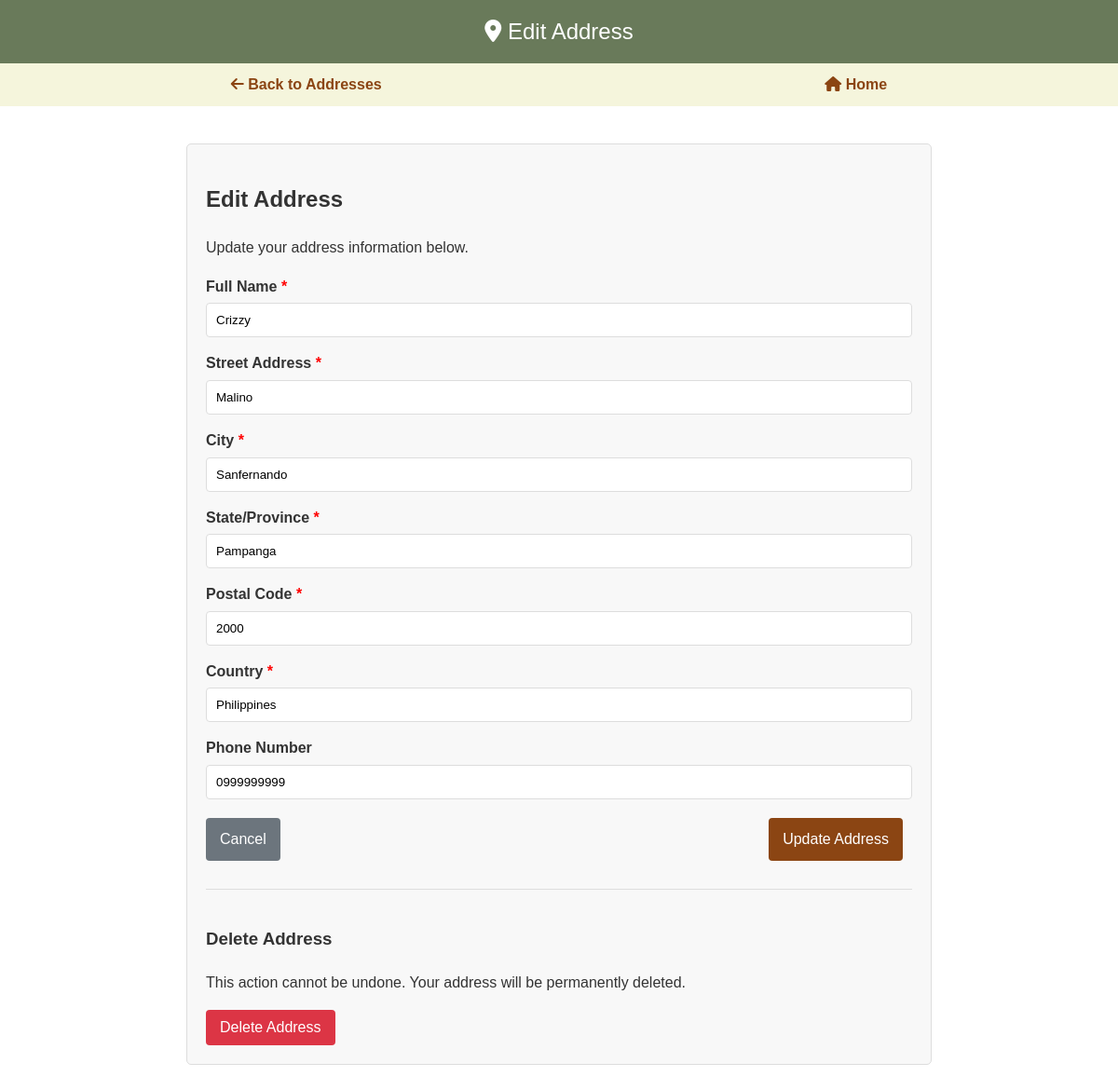
/edit_address.php?id=5 (signed in), run on the app's committed database.
### tables this page shows
CREATE TABLE `addresses` (
  `id` int(11) NOT NULL,
  `user_id` int(11) NOT NULL,
  `full_name` varchar(100) NOT NULL,
  `street_address` varchar(255) NOT NULL,
  `city` varchar(100) NOT NULL,
  `state` varchar(100) NOT NULL,
  `postal_code` varchar(20) NOT NULL,
  `country` varchar(100) NOT NULL,
  `phone_number` varchar(20) DEFAULT NULL,
  `is_default` tinyint(1) DEFAULT 0,
  `created_at` timestamp NOT NULL DEFAULT current_timestamp()
);

### edit_address.php (the view, shortened to what this page needs)
<?php
require_once 'config.php';
$user_id = $_SESSION['user_id'];
$address_id = $_GET['id'];
$check_query = "SELECT * FROM addresses WHERE id = ? AND user_id = ?";
$stmt = $pdo->prepare($check_query);
$stmt->execute([$address_id, $user_id]);
$address = $stmt->fetch(PDO::FETCH_ASSOC);
?>
<!DOCTYPE html>
<html lang="en">
<head>
    <link rel="stylesheet" href="https://cdnjs.cloudflare.com/ajax/libs/font-awesome/6.4.0/css/all.min.css">
</head>
<body>
    <header class="header">
        <i class="fas fa-map-marker-alt"></i> Edit Address
    </header>
    <nav class="nav">
        <a href="account.php#addresses"><i class="fas fa-arrow-left"></i> Back to Addresses</a>
        <a href="home.php"><i class="fas fa-home"></i> Home</a>
    </nav>
    <div class="container">
        <div class="form-container">
            <h2>Edit Address</h2>
            <p>Update your address information below.</p>
            <form action="edit_address.php?id=<?php echo $address_id; ?>" method="POST">
                <div class="form-group">
                    <label for="full_name">Full Name <span class="required">*</span></label>
                    <input type="text" id="full_name" name="full_name" value="<?php echo htmlspecialchars($address['full_name']); ?>" required>
                </div>
                <div class="form-group">
                    <label for="street_address">Street Address <span class="required">*</span></label>
                    <input type="text" id="street_address" name="street_address" value="<?php echo htmlspecialchars($address['street_address']); ?>" required>
                </div>
                <div class="form-group">
                    <label for="city">City <span class="required">*</span></label>
                    <input type="text" id="city" name="city" value="<?php echo htmlspecialchars($address['city']); ?>" required>
                </div>
                <div class="form-group">
                    <label for="state">State/Province <span class="required">*</span></label>
                    <input type="text" id="state" name="state" value="<?php echo htmlspecialchars($address['state']); ?>" required>
                </div>
                <div class="form-group">
                    <label for="postal_code">Postal Code <span class="required">*</span></label>
                    <input type="text" id="postal_code" name="postal_code" value="<?php echo htmlspecialchars($address['postal_code']); ?>" required>
                </div>
                <div class="form-group">
                    <label for="country">Country <span class="required">*</span></label>
                    <input type="text" id="country" name="country" value="<?php echo htmlspecialchars($address['country']); ?>" required>
                </div>
                <div class="form-group">
                    <label for="phone_number">Phone Number</label>
                    <input type="tel" id="phone_number" name="phone_number" value="<?php echo htmlspecialchars($address['phone_number']); ?>">
                </div>
                <div class="form-actions">
                    <a href="account.php#addresses" class="btn btn-secondary">Cancel</a>
                    <button type="submit" class="btn">Update Address</button>
                </div>
            </form>
            <div class="delete-form">
                <h3>Delete Address</h3>
                <p>This action cannot be undone. Your address will be permanently deleted.</p>
                <button id="showDeleteConfirmation" class="btn btn-danger">Delete Address</button>
            </div>
        </div>
    </div>
</body>
</html>

### edit_address.php (style rules this page uses)
:root { --primary: #8b4513; --secondary: #f5f5dc; --text: #333; --light-bg: #f8f8f8; --border: #ddd; --danger: #dc3545; }
body { font-family: 'Arial', sans-serif; margin: 0; padding: 0; color: var(--text); line-height: 1.6; }
.header { background-color: #697a5a; color: white; padding: 15px; text-align: center; font-size: 1.5rem; }
.nav { background-color: var(--secondary); padding: 10px; display: flex; justify-content: space-around; }
.nav a { color: var(--primary); text-decoration: none; font-weight: bold; }
.container { max-width: 800px; margin: 20px auto; padding: 20px; }
.form-container { background-color: var(--light-bg); border: 1px solid var(--border); border-radius: 5px; padding: 20px; }
.form-group { margin-bottom: 15px; }
label { display: block; margin-bottom: 5px; font-weight: bold; }
input[type="text"], input[type="tel"], select { width: 100%; padding: 10px; border: 1px solid var(--border); border-radius: 4px; box-sizing: border-box; }
.btn { background-color: var(--primary); color: white; padding: 10px 15px; border: none; border-radius: 4px; cursor: pointer; text-decoration: none; display: inline-block; font-size: 16px; margin-right: 10px; }
.btn-secondary { background-color: #6c757d; }
.btn-danger { background-color: var(--danger); }
.form-actions { margin-top: 20px; display: flex; justify-content: space-between; }
.required { color: red; }
.delete-form { margin-top: 30px; padding-top: 20px; border-top: 1px solid var(--border); }

### data on the page
addresses: full_name "Crizzy", street_address "Malino", city "Sanfernando", state "Pampanga", postal_code "2000", country "Philippines", phone_number "0999999999"
